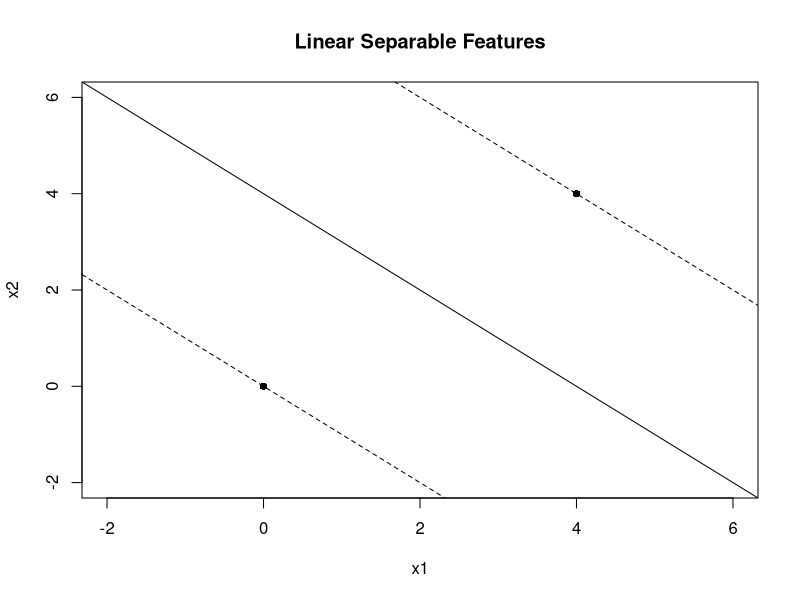

Source code (R):
#kernlab

require('kernlab')

kfunction <- function(linear =0, quadratic=0)
{
  k <- function (x,y)
  {
    linear*sum((x)*(y)) + quadratic*sum((x^2)*(y^2))
  }
  class(k) <- "kernel"
  k
}
x = c(0,4)
y = c(0,4)
Z = c(1,2)
x1 = matrix(cbind(x,y),,2)
svp <- ksvm(x1,Z,type="C-svc",C = 100, kernel=kfunction(1,0),scaled=c())



#svp <- ksvm(datos$Z~.,data=datos,type="C-svc",C = 100, kernel=kfunction(1,0),scaled=c())


plot(c(min(x1[,1]), max(x1[,1])), c(min(x1[,2]), max(x1[,2])), type = 'n', xlab = 'x1', ylab = 'x2', xlim = c(-2, 6), ylim = c(-2, 6))
title(main='Linear Separable Features')
ymat <- ymatrix(svp)
points(x1[-SVindex(svp),1], x1[-SVindex(svp),2], pch = ifelse(ymat[-SVindex(svp)] < 0, 2, 1))
points(x1[SVindex(svp),1], x1[SVindex(svp),2], pch = ifelse(ymat[SVindex(svp)] < 0, 17, 16))

# Extract w and b from the model
w <- colSums(coef(svp)[[1]] * x1[SVindex(svp),])
b <- b(svp)

# Draw the lines
abline(b/w[2],-w[1]/w[2])
abline((b+1)/w[2],-w[1]/w[2],lty=2)
abline((b-1)/w[2],-w[1]/w[2],lty=2)
